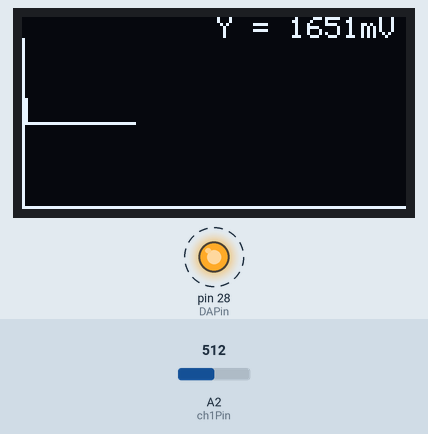
A program run on a simulated Teensy 3. On the bench: 128×64 one-colour display, output pins drawn as LEDs (lit = HIGH). Dashed ring = blinking. The test bench sets the inputs (shaded band); at power-on: A2 (ch1Pin) = 512 (analog values on the 0–1023 scale). What the program prints to the serial monitor is not drawn.

Above: at 1.2 s.
1.3 s: A2 (ch1Pin) set to 0
At 3.9 s:
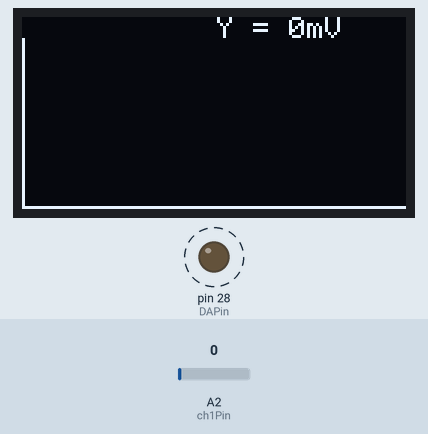
4.3 s: A2 (ch1Pin) set to 122
At 4.61 s:
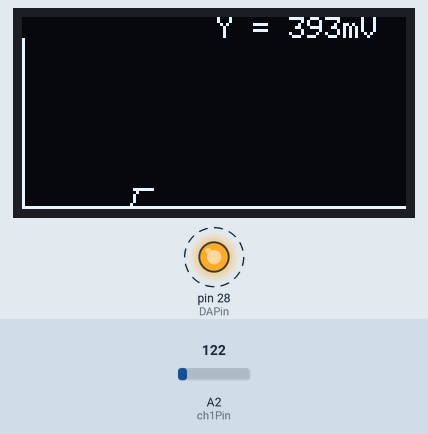
5.9 s: A2 (ch1Pin) set to 306
At 6.16 s:
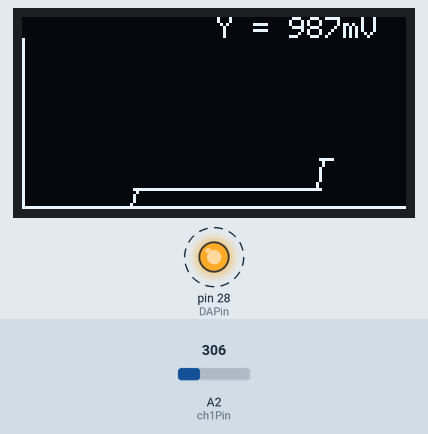
Timing chart, 0 to 13.5 s (numbered marks = the images above; inputs shaded):
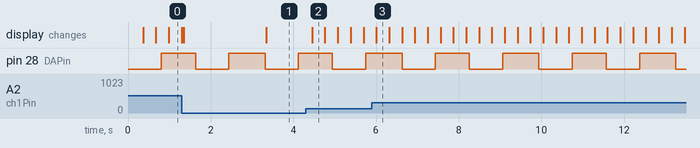

The program:

main.cpp
```cpp
#include <Arduino.h>
#include <SPI.h>
#include <Wire.h>
#include <Adafruit_GFX.h>
#include <Adafruit_SSD1306.h>

#define SCREEN_WIDTH 128 // OLED display width, in pixels
#define SCREEN_HEIGHT 64 // OLED display height, in pixels

//Pin Definitions
#define ch1Pin 16
#define DAPin A14

//Function Prototypes
void simpleOscilloscope();

// Declaration for an SSD1306 display connected to I2C (SDA, SCL pins)
#define OLED_RESET     4 // Reset pin # (or -1 if sharing Arduino reset pin)
Adafruit_SSD1306 display(SCREEN_WIDTH, SCREEN_HEIGHT, &Wire, OLED_RESET);

//Global Variables
const uint32_t plotWidthOffset = 1; //1 pixel from left
const uint32_t plotWidth = SCREEN_WIDTH - plotWidthOffset - 1;
const uint32_t plotHeightOffset = 7; //Offset to allow for text at top of screen
const uint32_t plotHeight = SCREEN_HEIGHT-1 - plotHeightOffset ;

const uint32_t squareScanTime_us = 10000;
const uint32_t squareSigRange = 1023; //Signal range (0-1023)

uint32_t XSigVal = 0;
uint32_t YSigVal = 0;

void setup() {
  if(!display.begin(SSD1306_SWITCHCAPVCC, 0x3C)) { // Address 0x3C for 128x64
    Serial.println(F("SSD1306 allocation failed"));
    for(;;); // Don't proceed, loop forever
  }

  // Clear the buffer
  display.clearDisplay();

  analogWriteResolution(10);
  analogReadResolution(10);

  //PinModes
  pinMode(ch1Pin, INPUT);
  pinMode(DAPin, OUTPUT);

  Serial.begin(115200);
}

void loop() {
  //Declare Timing Variables
    static uint32_t previousTime_us = 0; //Declares only once
    uint32_t currentTime_us = micros();

  if ((currentTime_us - previousTime_us) >= squareScanTime_us){
    //============= Generating Signal =============
      //X signal Values
        if(XSigVal >= 0 && XSigVal <= plotWidth){XSigVal++;} //Configure counter
        else{XSigVal = 0; display.clearDisplay();}

      //Y signal Values
      if(XSigVal >= 0 && XSigVal < plotWidth/4){
        YSigVal = 0;
      }
      if(XSigVal >= plotWidth/4 && XSigVal < plotWidth/2){
        YSigVal = squareSigRange;
      }
      if(XSigVal >= plotWidth/2 && XSigVal < 3*plotWidth/4){
        YSigVal = 0;
      }
      if(XSigVal >= 3*plotWidth/4 && XSigVal < plotWidth){
        YSigVal = squareSigRange;
      }

    //Output D/A signal
      analogWrite(DAPin, YSigVal);

    //Plot Values
    simpleOscilloscope();

   previousTime_us = currentTime_us;
  }

}

void simpleOscilloscope(){
    //X Draw Values
    static uint32_t currXDrawVal = 0; //Declares only once
    uint32_t prevXDrawVal = currXDrawVal-1;
    if(currXDrawVal >= 0 && currXDrawVal <= plotWidth){currXDrawVal++;} //Configure counter
    else{currXDrawVal = prevXDrawVal = 0; display.clearDisplay();}

    //Channel 1 A/D reading and mV mapping
    uint32_t potVal = analogRead(ch1Pin);
    uint32_t volts_mV = map(potVal,0,1023,0,3300);

    //Y Draw Values
    static uint32_t prevYDrawVal = 0;
    static uint32_t currYDrawVal = 0;
    prevYDrawVal = currYDrawVal; //y value from previous cycle
    currYDrawVal = plotHeight - map(analogRead(ch1Pin),0, 1023, 0, plotHeight);
    currYDrawVal = currYDrawVal + plotHeightOffset;

    //===================== OLED Screen Plotting =====================
    //Draw X Axis
    display.drawLine(0,SCREEN_HEIGHT-1,SCREEN_WIDTH-1,SCREEN_HEIGHT-1, WHITE);
    //Draw Y Axis
    display.drawLine(0, plotHeightOffset, 0, SCREEN_HEIGHT-1, WHITE);

    //Display Value
    static int16_t displayValXPos = (SCREEN_WIDTH-1)/2 + 2;  //Start at 1/3 of screen
    display.fillRect(displayValXPos, 0, displayValXPos -2, plotHeightOffset, BLACK);
    display.setTextSize(1); display.setTextColor(WHITE); // Draw white text, size 1
    display.setCursor(displayValXPos, 0);                // Start at top middle
    display.print(("Y = "));
    display.print((volts_mV));
    display.println(("mV"));

    //Plot Values
    display.drawLine(prevXDrawVal, prevYDrawVal, currXDrawVal, currYDrawVal, WHITE);
    Serial.println(volts_mV);

    //Update Screen
    display.display();
}
```

Measured:
- after the input at 4.3 s, the display: changes after 0.16 s (image 2)
- by itself, pin 28 (DAPin): alternates HIGH for 0.85 s and LOW for 0.80 s
